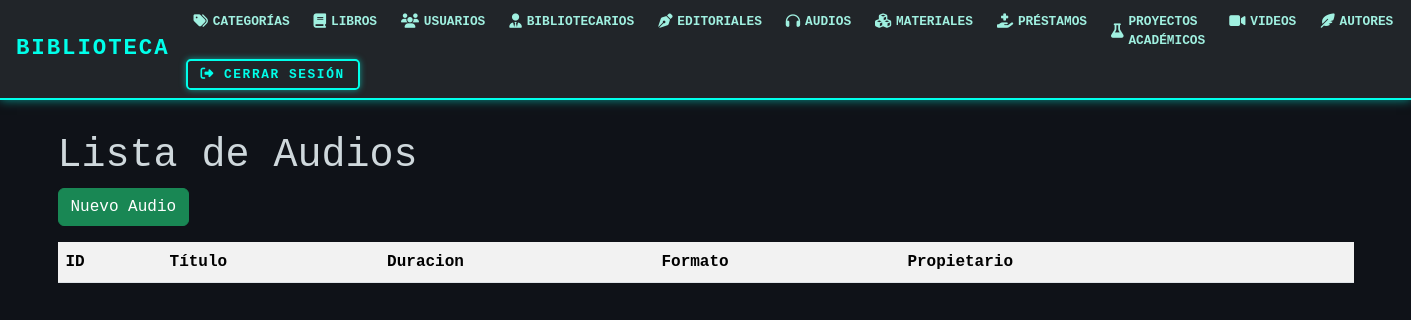
Page /audios/ on the earlier database version.
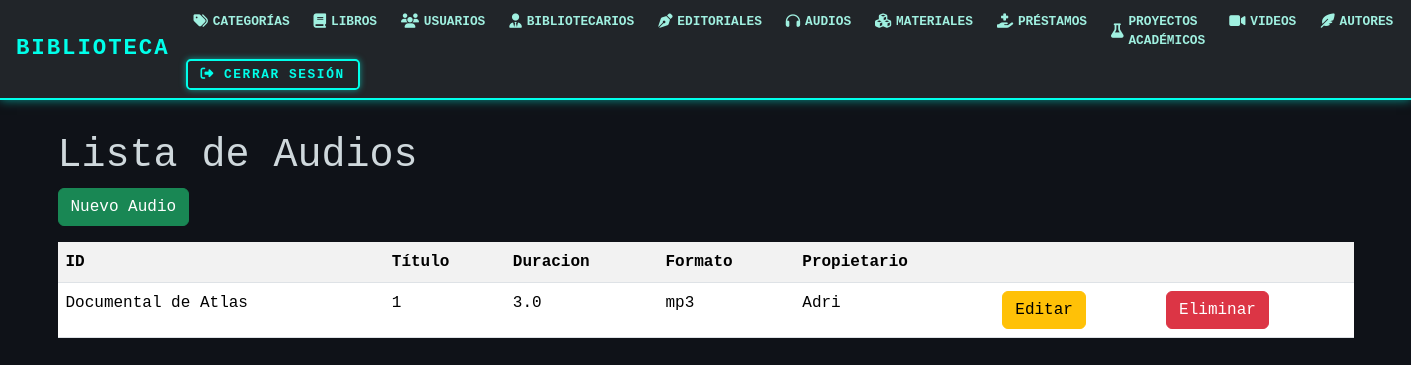
Same page on the later database version.
### models/audio_model.py (models this page shows, shortened)
class Audio(db.Model):
    __tablename__ = "audio"
    id_audio = db.Column(db.Integer, primary_key=True)
    id_material = db.Column(db.Integer, db.ForeignKey('materiales.id_material'), nullable=False)
    duracion = db.Column(db.Float, nullable=False)
    formato = db.Column(db.String(50), nullable=False)
    propietario = db.Column(db.String(150), nullable=False)
    material = db.relationship('Material', back_populates = 'audio')
    @staticmethod
    def get_all():
        return Audio.query.all()

### models/material_model.py (models this page shows, shortened)
class Material(db.Model):
    __tablename__ = 'materiales'
    id_material = db.Column(db.Integer, primary_key=True)
    tipo = db.Column(db.String(50), nullable=False)
    titulo = db.Column(db.String(100), nullable=False)
    fecha_ingreso = db.Column(db.String(20), nullable=False)
    estado = db.Column(db.String(20), nullable=False)
    id_categoria = db.Column(db.Integer, db.ForeignKey('categoria.id_cat'),nullable=False)
    id_autor = db.Column(db.Integer, db.ForeignKey('autores.id_autor'), nullable=False)
    categoria = db.relationship('Categoria', back_populates='materiales')
    libro = db.relationship('Libro', back_populates='material')
    autor = db.relationship('Autores', back_populates='materiales')
    audio = db.relationship('Audio', back_populates = 'material')
    proyecto_academico = db.relationship('Proyecto', back_populates='material')
    video = db.relationship('Video', back_populates='material')

### controllers/audio_controllers.py (the view)
@audio_bp.route("/")
def index():
    audio = Audio.get_all()
    return audio_view.list(audio)

### views/audio_view.py (called while the page is built)
def list(audios):
    return render_template('audios/index.html', audios=audios)

### templates/audios/index.html (shortened to what this page needs)
{% extends 'base.html' %}
{% block content %}
<h1>Lista de Audios</h1>
<a href="{{url_for('audio.create')}}" class="btn btn-success mb-3">Nuevo Audio</a>
<table class="table table-striped">
    <tr>
        <th>ID</th>
        <th>Título</th>
        <th>Duracion</th>
        <th>Formato</th>
        <th>Propietario</th>
        <th></th>
        <th></th>
    </tr>
    {% for item in audios %}
    <tr>
        <td>{{item.material.titulo}}</td>
        <td>{{item.id_audio}}</td>
        <td>{{item.duracion}}</td>
        <td>{{item.formato}}</td>
        <td>{{item.propietario}}</td>
        <td>
            <a href="{{url_for('audio.edit',id_audio=item.id_audio)}}" class="btn btn-warning">Editar</a>
        </td>
        <td>
            <a href="{{url_for('audio.delete',id_audio=item.id_audio)}}" class="btn btn-danger">Eliminar</a>
        </td>
    </tr>
    {% endfor %}
</table>
{% endblock %}

Differences in the rows shown:
added Audio: material.titulo "Documental de Atlas", id_audio "1", duracion "3.0", formato "mp3", propietario "Adri"
